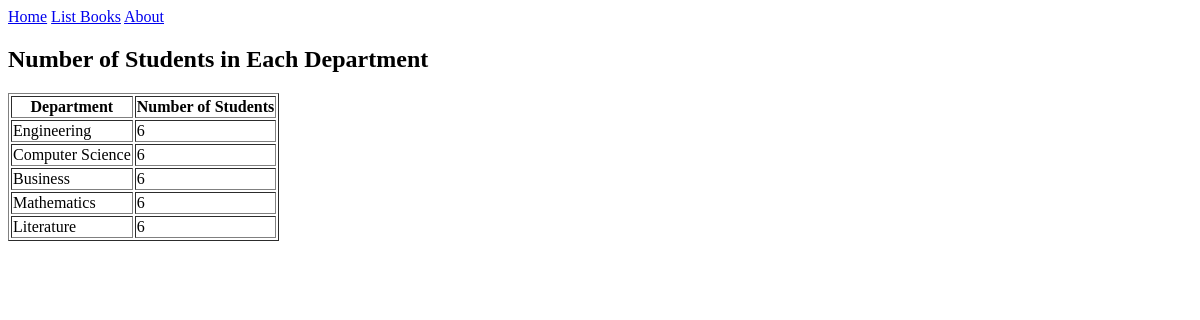
The app's page /books/lab9/task1 with its own data.
### apps/bookmodule/models.py (models this page shows)
class Department(models.Model):
    name = models.CharField(max_length=100)

### apps/bookmodule/views.py (the view)
# urls.py: path('lab9/task1', views.task1_9, name='book.Lab9Task1'),
def task1_9(request):
    data = Department.objects.annotate(num_students= Count('student1'))
    return render(request, 'bookmodule/task1_9.html',{'departments':data})

### apps/templates/bookmodule/task1_9.html
{% extends "layouts/base.html" %}
{% block content %}
<h2>Number of Students in Each Department</h2>
<table border="1">
    <tr>
        <th>Department</th>
        <th>Number of Students</th>
    </tr>
    {% for dept in departments %}
    <tr>
        <td>{{ dept.name }}</td>
        <td>{{ dept.num_students }}</td>
    </tr>
    {% endfor %}
</table>
{% endblock %}

### records on screen
Department: name "Engineering", num_students "6"
Department: name "Computer Science", num_students "6"
Department: name "Business", num_students "6"
Department: name "Mathematics", num_students "6"
Department: name "Literature", num_students "6"
